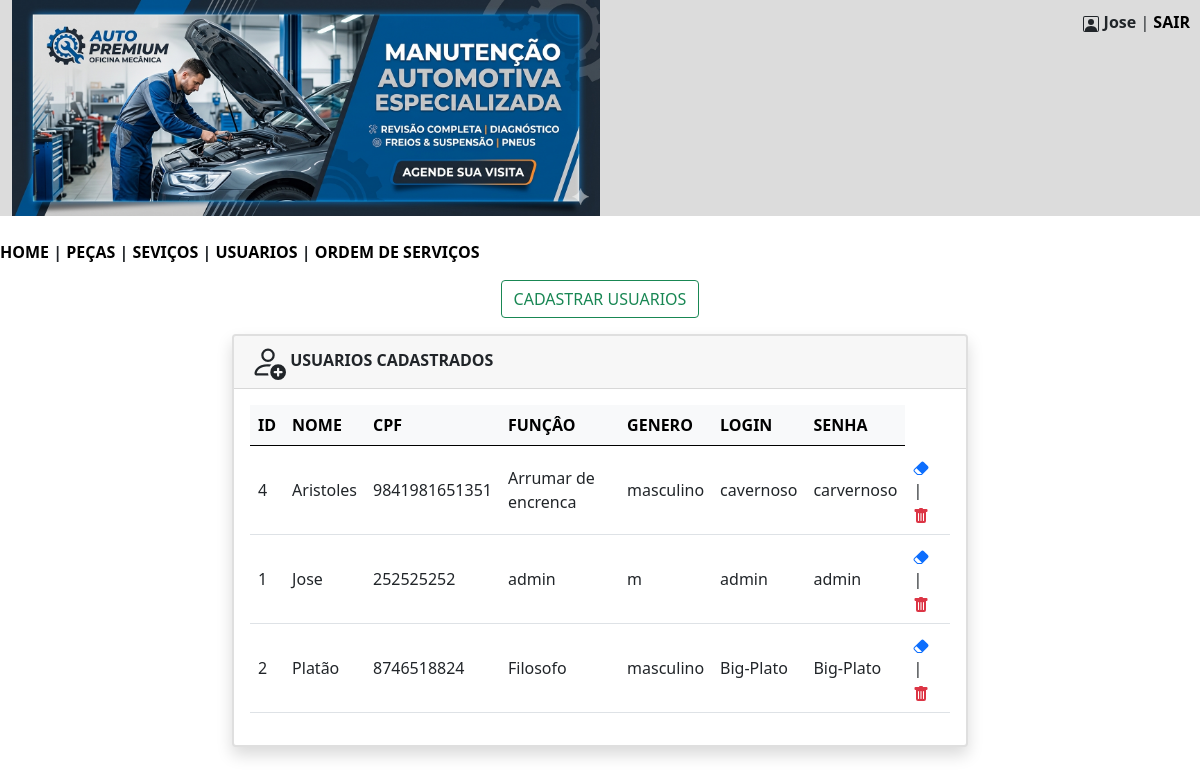
Page /mecanica/usuarios.php (signed in) on the committed database.
### tables this page shows
CREATE TABLE `usuarios` (
  `id` int(11) NOT NULL,
  `nome` varchar(150) NOT NULL,
  `cpf` varchar(20) NOT NULL,
  `funcao` varchar(40) NOT NULL,
  `genero` varchar(20) NOT NULL,
  `login` varchar(50) NOT NULL,
  `senha` varchar(50) NOT NULL
);

### mecanica/usuarios.php (the view, shortened to what this page needs)
<?php
$nome = $_SESSION['nome'];
?>
<!DOCTYPE html>
<html lang="pt-br">
<head>
    <link href="https://cdn.jsdelivr.net/npm/bootstrap@5.0.2/dist/css/bootstrap.min.css" rel="stylesheet">
</head>
<body>
<div class="container-fluid" style="background-color:#DCDCDC; text-align:left; position:relative;">
<img src="imagens/banner.png" width="50%" heigth="50%">
    <div class="header" style="position:absolute; top:10px; right:10px;">
        <b><?= htmlspecialchars($nome) ?></b> |
        <a href="sair.php" style="color:black; text-decoration:none; font-weight:bold;">SAIR</a>
    </div>
</div>
<br/>
        <nav>
            <?php
                include 'menu.php';
            ?>
        </nav>
<div class="text-center my-3">
    <button type="button" class="btn btn-outline-success" data-bs-toggle="modal" data-bs-target="#exampleModal">
        CADASTRAR USUARIOS
    </button>
</div>
<div class="container">
    <div class="row justify-content-center">
        <div class="col-md-8 mb-4">
            <div class="card shadow border-2">
                <div class="card-header">
                    <b>USUARIOS CADASTRADOS</b>
                </div>
                <div class="card-body">
                    <?php
                    include 'conecta.php';
                    $sql = "SELECT * FROM usuarios ORDER BY nome";
                    $consulta = $pdo->query($sql);
                    $listausuarios = $consulta->fetchAll(PDO::FETCH_ASSOC);
                    if (count($listausuarios) > 0) {
                        echo "<table class='table table-hover align-middle'>";
                        echo "<thead class='table-light'>
                                <tr>
                                    <th>ID</th>
                                    <th>NOME</th>
                                    <th>CPF</th>
                                    <th>FUNÇÂO</th>
                                    <th>GENERO</th>
                                    <th>LOGIN</th>
                                    <th>SENHA</th>
                                </tr>
                              </thead>";
                        echo "<tbody>";
                        foreach ($listausuarios as $item) {
                            $id = $item['id'];
                            echo "<tr>";
                            echo "<td>" . htmlspecialchars($item['id']) . "</td>";
                            echo "<td>" . htmlspecialchars($item['nome']) . "</td>";
                            echo "<td>" . htmlspecialchars($item['cpf']) . "</td>";
                            echo "<td>" . htmlspecialchars($item['funcao']) . "</td>";
                            echo "<td>" . htmlspecialchars($item['genero']) . "</td>";
                            echo "<td>" . htmlspecialchars($item['login']) . "</td>";
                            echo "<td>" . htmlspecialchars($item['senha']) . "</td>";
                            echo "<td><a href='#' data-bs-toggle='modal' data-bs-target='#modalEditar' data-id='$id'><svg xmlns='http://www.w3.org/2000/svg' width='16' height='16' fill='currentColor' class='bi bi-eraser-fill' viewBox='0 0 16 16'>
                            <path d='M8.086 2.207a2 2 0 0 1 2.828 0l3.879 3.879a2 2 0 0 1 0 2.828l-5.5 5.5A2 2 0 0 1 7.879 15H5.12a2 2 0 0 1-1.414-.586l-2.5-2.5a2 2 0 0 1 0-2.828zm.66 11.34L3.453 8.254 1.914 9.793a1 1 0 0 0 0 1.414l2.5 2.5a1 1 0 0 0 .707.293H7.88a1 1 0 0 0 .707-.293z'/>
                          </svg></a> | <a href ='excluir_usuario.php?id=$id'><svg xmlns='http://www.w3.org/2000/svg' width='16' height='16' fill='currentColor' class='bi bi-trash-fill text-danger' viewBox='0 0 16 16'>
                            <path d='M2.5 1a1 1 0 0 0-1 1v1a1 1 0 0 0 1 1H3v9a2 2 0 0 0 2 2h6a2 2 0 0 0 2-2V4h.5a1 1 0 0 0 1-1V2a1 1 0 0 0-1-1H10a1 1 0 0 0-1-1H7a1 1 0 0 0-1 1zm3 4a.5.5 0 0 1 .5.5v7a.5.5 0 0 1-1 0v-7a.5.5 0 0 1 .5-.5M8 5a.5.5 0 0 1 .5.5v7a.5.5 0 0 1-1 0v-7A.5.5 0 0 1 8 5m3 .5v7a.5.5 0 0 1-1 0v-7a.5.5 0 0 1 1 0'/>
                          </svg></a></td>";
                            echo "</tr>";
                        }
                        echo "</tbody>";
                        echo "</table>";
                    } else {
                        echo "<p class='text-danger'><b>NÃO EXISTEM USUARIOS CADASTRADAS NO MOMENTO!</b></p>";
                    }
                    ?>
                </div>
            </div>
        </div>
    </div>
</div>
</body>
</html>

### mecanica/usuarios.php (style rules this page uses)
.header { float: right; }

### rows in the picture
usuarios: id "4", nome "Aristoles", cpf "9841981651351", funcao "Arrumar de encrenca", genero "masculino", login "cavernoso", senha "carvernoso"
usuarios: id "1", nome "Jose", cpf "252525252", funcao "admin", genero "m", login "admin", senha "admin"
usuarios: id "2", nome "Platão", cpf "8746518824", funcao "Filosofo", genero "masculino", login "Big-Plato", senha "Big-Plato"

### other values in the picture
$nome "Jose"
